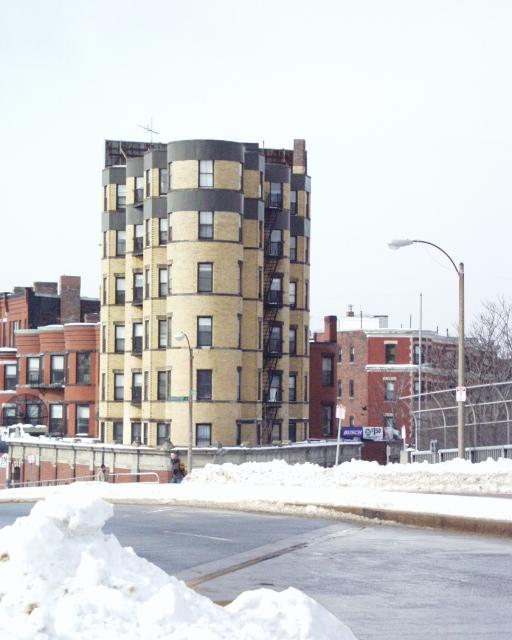
%> input picture Code/sun_RandomWalk/randomWalk/graphAnalysisToolboxDEMOS/DEMOS/images/eslab0059.jpg, 512 x 640 px
$ octave diffusionDemo.m   (GNU Octave 9; MATLAB toolbox functions it lacks are replaced by stand-ins)
%> lines starting %> are read from the running program, lines starting %| are printed output that depends on the picture
%Script used to demonstrate isotropic/anisotropic diffusion on a
%Cartesian image.
%
%
%5/31/03 - Leo Grady

% Copyright (C) 2002, 2003 Leo Grady <lgrady@cns.bu.edu>
%   Computer Vision and Computational Neuroscience Lab
%   Department of Cognitive and Neural Systems
%   Boston University
%   Boston, MA  02215
%
% This program is free software; you can redistribute it and/or
% modify it under the terms of the GNU General Public License
% as published by the Free Software Foundation; either version 2
% of the License, or (at your option) any later version.
%
% This program is distributed in the hope that it will be useful,
% but WITHOUT ANY WARRANTY; without even the implied warranty of
% MERCHANTABILITY or FITNESS FOR A PARTICULAR PURPOSE.  See the
% GNU General Public License for more details.
%
% You should have received a copy of the GNU General Public License
% along with this program; if not, write to the Free Software
% Foundation, Inc., 59 Temple Place - Suite 330, Boston, MA  02111-1307, USA.
%
% Date - $Id: diffusionDemo.m,v 1.3 2003/08/21 17:29:29 lgrady Exp $
%========================================================================%

%Intialization
iterationsIso=60;
iterationsAniso=60;
valScale=10;

%Load image to import
img=im2double(imread('./../images/eslab0059.jpg'));
img=rgb2gray(img);
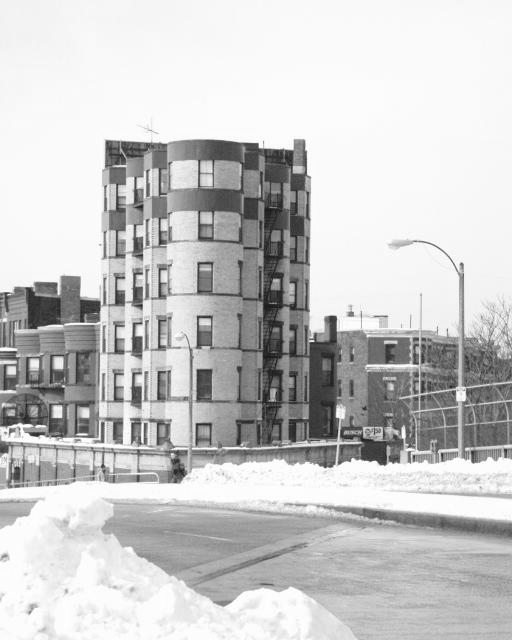
%> img: size 640x512 double; min 0.0827, max 1, mean 0.79
img=imresize(img,[320 256]); %Make smaller to run faster
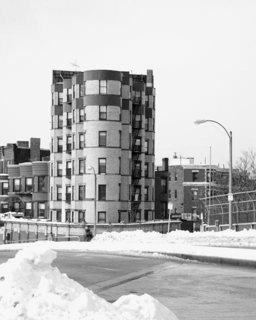
%> img: size 320x256 double; min 0.112, max 1.02, mean 0.79; drawn with min black and max white
[X Y Z]=size(img);
%> X = 320; Y = 256; Z = 1

%Generate graph
%> (the run ends here)

$ run again, with Code/sun_RandomWalk/randomWalk/graphAnalysisToolboxDEMOS/DEMOS/images/eslab0004.jpg copied over Code/sun_RandomWalk/randomWalk/graphAnalysisToolboxDEMOS/DEMOS/images/eslab0059.jpg
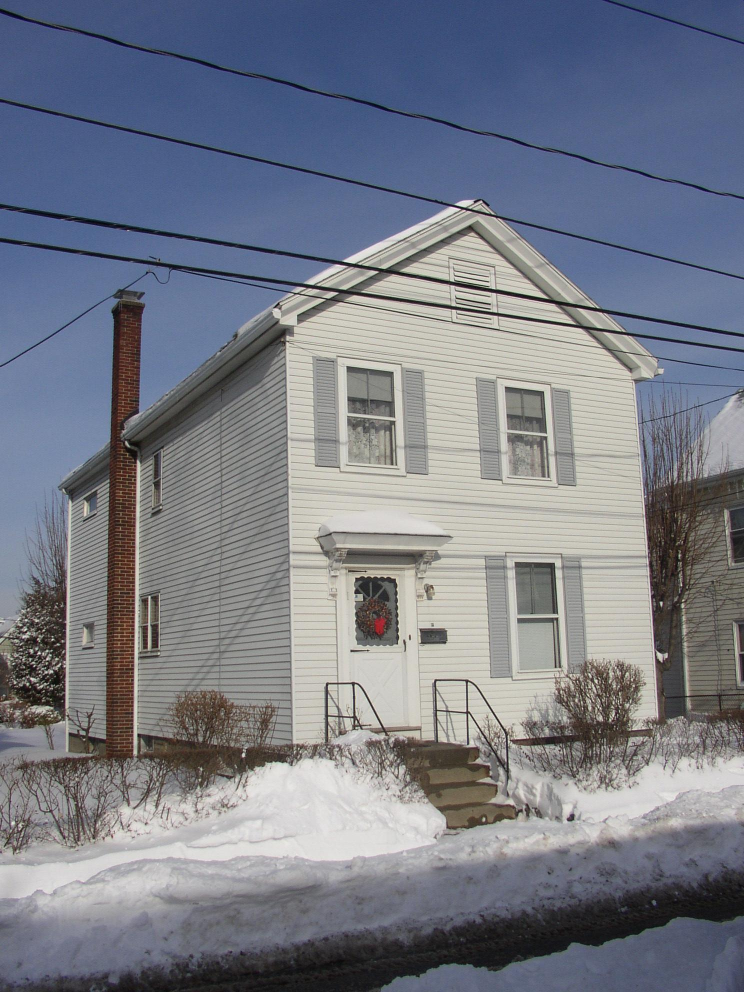
%> input picture Code/sun_RandomWalk/randomWalk/graphAnalysisToolboxDEMOS/DEMOS/images/eslab0004.jpg, 1488 x 1984 px (shown at 1/2 size)
%> `img=rgb2gray(img);`:
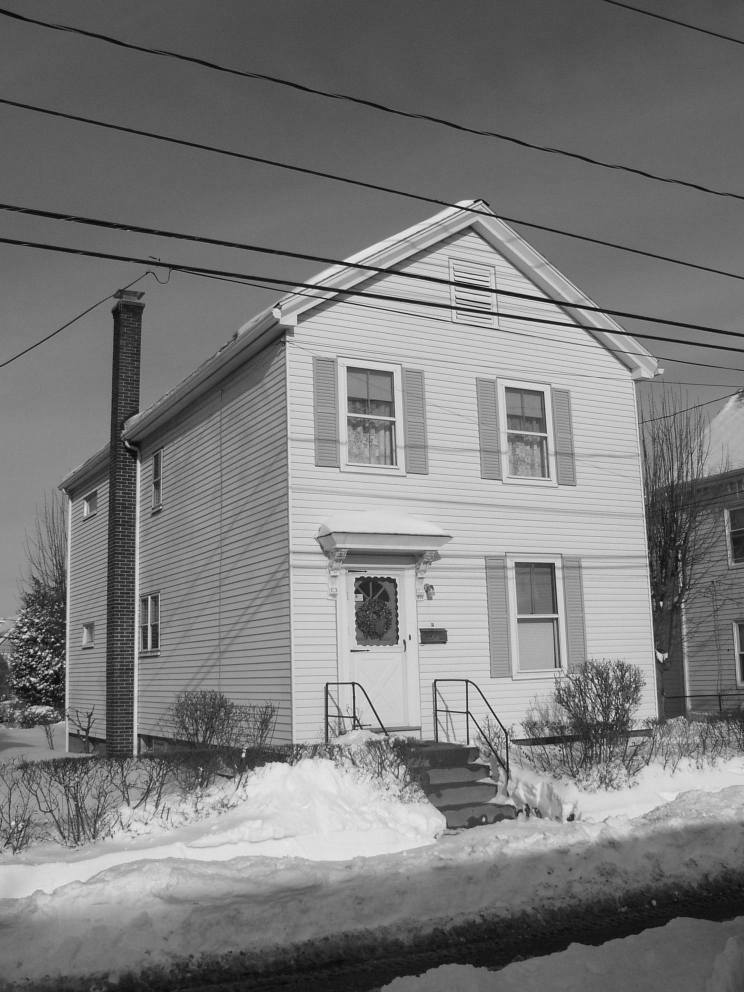
%> img: size 1984x1488 double (shown at 1/2 size); min 0.000894, max 0.989, mean 0.485
%> `img=imresize(img,[320 256]);`:
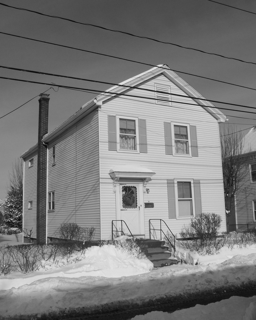
%> img: size 320x256 double; min 0.0465, max 0.905, mean 0.485

$ run again, with Code/sun_RandomWalk/randomWalk/graphAnalysisToolboxDEMOS/DEMOS/images/eslab0032.jpg copied over Code/sun_RandomWalk/randomWalk/graphAnalysisToolboxDEMOS/DEMOS/images/eslab0059.jpg
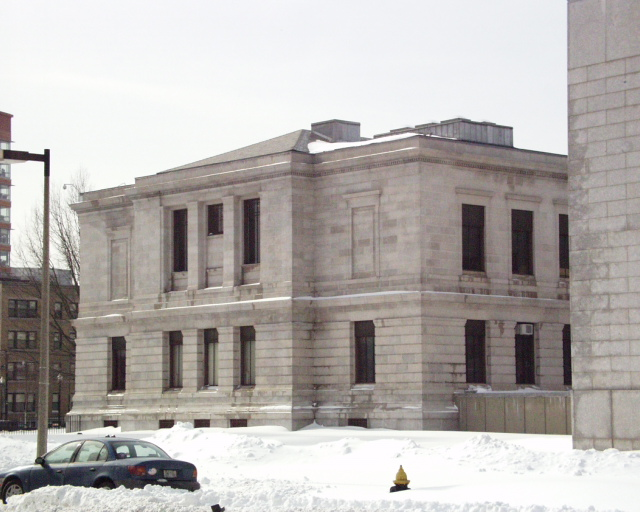
%> input picture Code/sun_RandomWalk/randomWalk/graphAnalysisToolboxDEMOS/DEMOS/images/eslab0032.jpg, 640 x 512 px
%> `img=imresize(img,[320 256]);`:
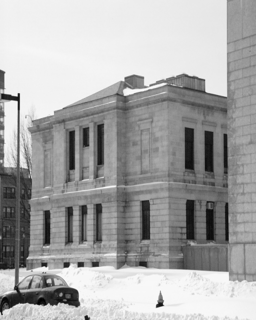
%> img: size 320x256 double; min 0.0484, max 1.02, mean 0.693; drawn with min black and max white

$ run again, with Code/sun_RandomWalk/randomWalk/graphAnalysisToolboxDEMOS/DEMOS/images/eslab0043.jpg copied over Code/sun_RandomWalk/randomWalk/graphAnalysisToolboxDEMOS/DEMOS/images/eslab0059.jpg
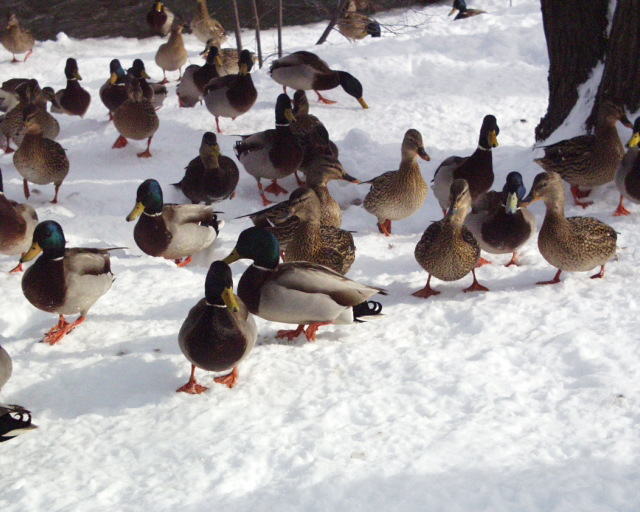
%> input picture Code/sun_RandomWalk/randomWalk/graphAnalysisToolboxDEMOS/DEMOS/images/eslab0043.jpg, 640 x 512 px
%> `img=rgb2gray(img);`:
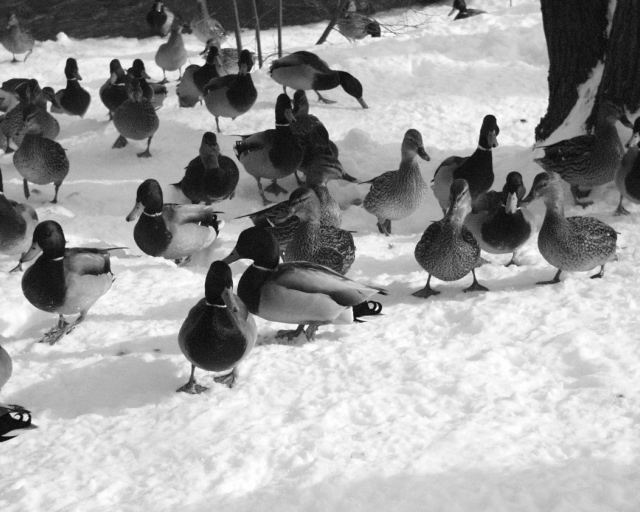
%> img: size 512x640 double; min 0.0233, max 1, mean 0.628
%> `img=imresize(img,[320 256]);`:
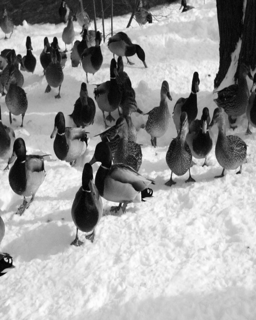
%> img: size 320x256 double; min 0.038, max 1, mean 0.628; drawn with min black and max white
